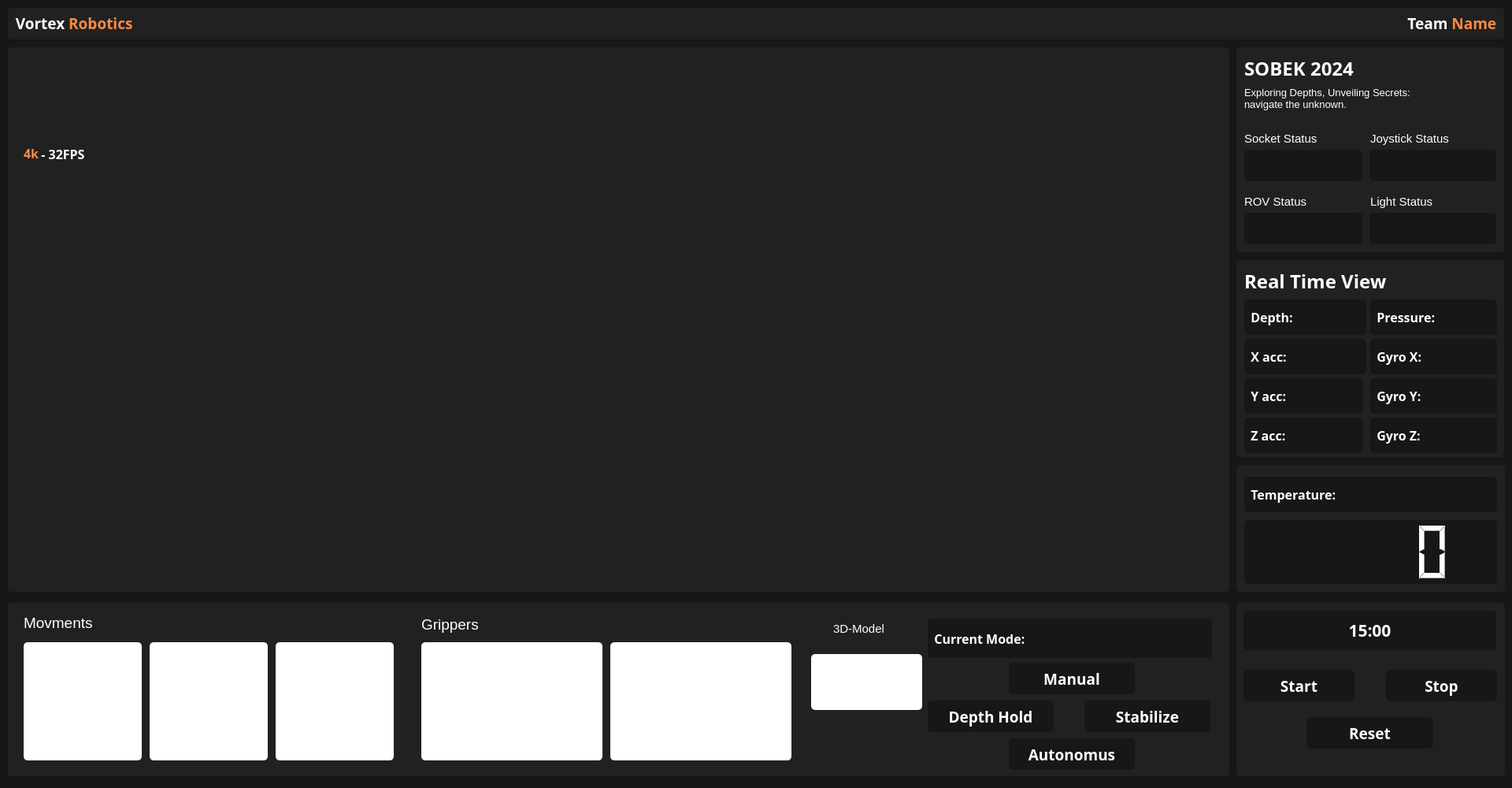
<?xml version="1.0" encoding="UTF-8"?>
<ui version="4.0">
 <class>VortexGUI</class>
 <widget class="QMainWindow" name="VortexGUI">
  <property name="geometry">
   <rect>
    <x>0</x>
    <y>0</y>
    <width>1920</width>
    <height>1000</height>
   </rect>
  </property>
  <property name="sizePolicy">
   <sizepolicy hsizetype="Preferred" vsizetype="Preferred">
    <horstretch>0</horstretch>
    <verstretch>0</verstretch>
   </sizepolicy>
  </property>
  <property name="cursor">
   <cursorShape>ArrowCursor</cursorShape>
  </property>
  <property name="focusPolicy">
   <enum>Qt::StrongFocus</enum>
  </property>
  <property name="windowTitle">
   <string>MainWindow</string>
  </property>
  <property name="windowOpacity">
   <double>1.000000000000000</double>
  </property>
  <property name="styleSheet">
   <string notr="true">background-color: #171717;</string>
  </property>
  <widget class="QWidget" name="centralwidget">
   <property name="sizePolicy">
    <sizepolicy hsizetype="Expanding" vsizetype="Expanding">
     <horstretch>0</horstretch>
     <verstretch>0</verstretch>
    </sizepolicy>
   </property>
   <widget class="QLabel" name="time_screen">
    <property name="geometry">
     <rect>
      <x>1579</x>
      <y>775</y>
      <width>321</width>
      <height>50</height>
     </rect>
    </property>
    <property name="sizePolicy">
     <sizepolicy hsizetype="Expanding" vsizetype="Expanding">
      <horstretch>0</horstretch>
      <verstretch>0</verstretch>
     </sizepolicy>
    </property>
    <property name="font">
     <font>
      <family>Segoe UI Semibold</family>
      <pointsize>16</pointsize>
      <weight>75</weight>
      <bold>true</bold>
     </font>
    </property>
    <property name="styleSheet">
     <string notr="true">background-color: #171717;
color: white;
border-radius: 5px;</string>
    </property>
    <property name="text">
     <string>15:00</string>
    </property>
    <property name="alignment">
     <set>Qt::AlignCenter</set>
    </property>
   </widget>
   <widget class="QPushButton" name="time_start">
    <property name="geometry">
     <rect>
      <x>1579</x>
      <y>850</y>
      <width>141</width>
      <height>40</height>
     </rect>
    </property>
    <property name="sizePolicy">
     <sizepolicy hsizetype="Expanding" vsizetype="Expanding">
      <horstretch>0</horstretch>
      <verstretch>0</verstretch>
     </sizepolicy>
    </property>
    <property name="font">
     <font>
      <family>Segoe UI Semibold</family>
      <pointsize>14</pointsize>
      <weight>75</weight>
      <bold>true</bold>
     </font>
    </property>
    <property name="styleSheet">
     <string notr="true">QPushButton{
background-color: #171717;
color: white;
border-radius: 5px;
}
QPushButton:hover {
    background-color: #fd8a44; 
    border-color: #fd8a44; 
}</string>
    </property>
    <property name="text">
     <string>Start</string>
    </property>
   </widget>
   <widget class="QPushButton" name="time_stop">
    <property name="geometry">
     <rect>
      <x>1760</x>
      <y>850</y>
      <width>141</width>
      <height>40</height>
     </rect>
    </property>
    <property name="sizePolicy">
     <sizepolicy hsizetype="Expanding" vsizetype="Expanding">
      <horstretch>0</horstretch>
      <verstretch>0</verstretch>
     </sizepolicy>
    </property>
    <property name="font">
     <font>
      <family>Segoe UI Semibold</family>
      <pointsize>14</pointsize>
      <weight>75</weight>
      <bold>true</bold>
     </font>
    </property>
    <property name="styleSheet">
     <string notr="true">QPushButton{
background-color: #171717;
color: white;
border-radius: 5px;
}
QPushButton:hover {
    background-color: #fd8a44; 
    border-color: #fd8a44; 
}</string>
    </property>
    <property name="text">
     <string>Stop</string>
    </property>
   </widget>
   <widget class="QPushButton" name="time_reset">
    <property name="geometry">
     <rect>
      <x>1659</x>
      <y>910</y>
      <width>161</width>
      <height>40</height>
     </rect>
    </property>
    <property name="sizePolicy">
     <sizepolicy hsizetype="Expanding" vsizetype="Expanding">
      <horstretch>0</horstretch>
      <verstretch>0</verstretch>
     </sizepolicy>
    </property>
    <property name="font">
     <font>
      <family>Segoe UI Semibold</family>
      <pointsize>14</pointsize>
      <weight>75</weight>
      <bold>true</bold>
     </font>
    </property>
    <property name="styleSheet">
     <string notr="true">QPushButton{
background-color: #171717;
color: white;
border-radius: 5px;
}
QPushButton:hover {
    background-color: #fd8a44; 
    border-color: #fd8a44; 
}</string>
    </property>
    <property name="text">
     <string>Reset</string>
    </property>
   </widget>
   <widget class="QLabel" name="gyro_y">
    <property name="geometry">
     <rect>
      <x>1740</x>
      <y>480</y>
      <width>161</width>
      <height>45</height>
     </rect>
    </property>
    <property name="sizePolicy">
     <sizepolicy hsizetype="Expanding" vsizetype="Expanding">
      <horstretch>0</horstretch>
      <verstretch>0</verstretch>
     </sizepolicy>
    </property>
    <property name="font">
     <font>
      <family>Segoe UI Semibold</family>
      <pointsize>12</pointsize>
      <weight>75</weight>
      <bold>true</bold>
     </font>
    </property>
    <property name="styleSheet">
     <string notr="true">background-color: #171717;
color: white;
border-radius: 5px;</string>
    </property>
    <property name="frameShape">
     <enum>QFrame::NoFrame</enum>
    </property>
    <property name="lineWidth">
     <number>2</number>
    </property>
    <property name="text">
     <string>  Gyro Y:</string>
    </property>
   </widget>
   <widget class="QLabel" name="z_acc">
    <property name="geometry">
     <rect>
      <x>1580</x>
      <y>530</y>
      <width>151</width>
      <height>45</height>
     </rect>
    </property>
    <property name="sizePolicy">
     <sizepolicy hsizetype="Expanding" vsizetype="Expanding">
      <horstretch>0</horstretch>
      <verstretch>0</verstretch>
     </sizepolicy>
    </property>
    <property name="font">
     <font>
      <family>Segoe UI Semibold</family>
      <pointsize>12</pointsize>
      <weight>75</weight>
      <bold>true</bold>
     </font>
    </property>
    <property name="styleSheet">
     <string notr="true">background-color: #171717;
color: white;
border-radius: 5px;</string>
    </property>
    <property name="frameShape">
     <enum>QFrame::NoFrame</enum>
    </property>
    <property name="lineWidth">
     <number>2</number>
    </property>
    <property name="text">
     <string>  Z acc:</string>
    </property>
   </widget>
   <widget class="QLabel" name="gyro_z">
    <property name="geometry">
     <rect>
      <x>1740</x>
      <y>530</y>
      <width>161</width>
      <height>45</height>
     </rect>
    </property>
    <property name="sizePolicy">
     <sizepolicy hsizetype="Expanding" vsizetype="Expanding">
      <horstretch>0</horstretch>
      <verstretch>0</verstretch>
     </sizepolicy>
    </property>
    <property name="font">
     <font>
      <family>Segoe UI Semibold</family>
      <pointsize>12</pointsize>
      <weight>75</weight>
      <bold>true</bold>
     </font>
    </property>
    <property name="styleSheet">
     <string notr="true">background-color: #171717;
color: white;
border-radius: 5px;</string>
    </property>
    <property name="frameShape">
     <enum>QFrame::NoFrame</enum>
    </property>
    <property name="lineWidth">
     <number>2</number>
    </property>
    <property name="text">
     <string>  Gyro Z:</string>
    </property>
   </widget>
   <widget class="QLabel" name="current_mode">
    <property name="geometry">
     <rect>
      <x>1178</x>
      <y>785</y>
      <width>361</width>
      <height>50</height>
     </rect>
    </property>
    <property name="sizePolicy">
     <sizepolicy hsizetype="Expanding" vsizetype="Expanding">
      <horstretch>0</horstretch>
      <verstretch>0</verstretch>
     </sizepolicy>
    </property>
    <property name="font">
     <font>
      <family>Segoe UI Semibold</family>
      <pointsize>12</pointsize>
      <weight>75</weight>
      <bold>true</bold>
     </font>
    </property>
    <property name="styleSheet">
     <string notr="true">background-color: #171717;
color: white;
border-radius: 5px;</string>
    </property>
    <property name="text">
     <string>  Current Mode: </string>
    </property>
   </widget>
   <widget class="QLabel" name="camera">
    <property name="geometry">
     <rect>
      <x>19</x>
      <y>70</y>
      <width>1531</width>
      <height>671</height>
     </rect>
    </property>
    <property name="sizePolicy">
     <sizepolicy hsizetype="Expanding" vsizetype="Expanding">
      <horstretch>0</horstretch>
      <verstretch>0</verstretch>
     </sizepolicy>
    </property>
    <property name="font">
     <font>
      <pointsize>8</pointsize>
     </font>
    </property>
    <property name="styleSheet">
     <string notr="true">background-color: transparent;
border-radius: 5px;
</string>
    </property>
    <property name="text">
     <string/>
    </property>
    <property name="scaledContents">
     <bool>true</bool>
    </property>
    <property name="alignment">
     <set>Qt::AlignCenter</set>
    </property>
   </widget>
   <widget class="QLabel" name="title">
    <property name="geometry">
     <rect>
      <x>10</x>
      <y>10</y>
      <width>940</width>
      <height>40</height>
     </rect>
    </property>
    <property name="sizePolicy">
     <sizepolicy hsizetype="Expanding" vsizetype="Expanding">
      <horstretch>0</horstretch>
      <verstretch>0</verstretch>
     </sizepolicy>
    </property>
    <property name="font">
     <font>
      <family>Segoe UI Semibold</family>
      <pointsize>14</pointsize>
      <weight>75</weight>
      <bold>true</bold>
     </font>
    </property>
    <property name="styleSheet">
     <string notr="true">background-color: #212121;
color: white;
border-radius: 5px;
</string>
    </property>
    <property name="text">
     <string>&lt;html&gt;&lt;head/&gt;&lt;body&gt;&lt;p&gt; &amp;nbsp; Vortex  &lt;font color=&quot;#fd8a44&quot;&gt;Robotics&lt;/font&gt; &lt;/p&gt;&lt;/body&gt;&lt;/html&gt;
</string>
    </property>
    <property name="alignment">
     <set>Qt::AlignJustify|Qt::AlignVCenter</set>
    </property>
   </widget>
   <widget class="QLabel" name="label">
    <property name="geometry">
     <rect>
      <x>10</x>
      <y>765</y>
      <width>1551</width>
      <height>220</height>
     </rect>
    </property>
    <property name="sizePolicy">
     <sizepolicy hsizetype="Expanding" vsizetype="Expanding">
      <horstretch>0</horstretch>
      <verstretch>0</verstretch>
     </sizepolicy>
    </property>
    <property name="font">
     <font>
      <pointsize>20</pointsize>
     </font>
    </property>
    <property name="styleSheet">
     <string notr="true">background-color: #212121;
color: white;
border-radius: 5px;
</string>
    </property>
    <property name="text">
     <string/>
    </property>
    <property name="alignment">
     <set>Qt::AlignHCenter|Qt::AlignTop</set>
    </property>
   </widget>
   <widget class="QLabel" name="label_2">
    <property name="geometry">
     <rect>
      <x>1570</x>
      <y>765</y>
      <width>341</width>
      <height>220</height>
     </rect>
    </property>
    <property name="sizePolicy">
     <sizepolicy hsizetype="Expanding" vsizetype="Expanding">
      <horstretch>0</horstretch>
      <verstretch>0</verstretch>
     </sizepolicy>
    </property>
    <property name="styleSheet">
     <string notr="true">background-color: #212121;
color: white;
border-radius: 5px;
</string>
    </property>
    <property name="text">
     <string/>
    </property>
   </widget>
   <widget class="QLabel" name="label_3">
    <property name="geometry">
     <rect>
      <x>1570</x>
      <y>330</y>
      <width>340</width>
      <height>250</height>
     </rect>
    </property>
    <property name="sizePolicy">
     <sizepolicy hsizetype="Expanding" vsizetype="Expanding">
      <horstretch>0</horstretch>
      <verstretch>0</verstretch>
     </sizepolicy>
    </property>
    <property name="styleSheet">
     <string notr="true">background-color: #212121;
color: white;
border-radius: 5px;
</string>
    </property>
    <property name="text">
     <string/>
    </property>
   </widget>
   <widget class="QLabel" name="rov_name">
    <property name="geometry">
     <rect>
      <x>1580</x>
      <y>70</y>
      <width>171</width>
      <height>41</height>
     </rect>
    </property>
    <property name="sizePolicy">
     <sizepolicy hsizetype="Expanding" vsizetype="Expanding">
      <horstretch>0</horstretch>
      <verstretch>0</verstretch>
     </sizepolicy>
    </property>
    <property name="font">
     <font>
      <family>Segoe UI Semibold</family>
      <pointsize>18</pointsize>
      <weight>75</weight>
      <bold>true</bold>
     </font>
    </property>
    <property name="styleSheet">
     <string notr="true">background-color: transparent;
color: white;
</string>
    </property>
    <property name="text">
     <string>SOBEK 2024</string>
    </property>
    <property name="alignment">
     <set>Qt::AlignLeading|Qt::AlignLeft|Qt::AlignTop</set>
    </property>
   </widget>
   <widget class="QLabel" name="label_6">
    <property name="geometry">
     <rect>
      <x>30</x>
      <y>775</y>
      <width>111</width>
      <height>31</height>
     </rect>
    </property>
    <property name="sizePolicy">
     <sizepolicy hsizetype="Expanding" vsizetype="Expanding">
      <horstretch>0</horstretch>
      <verstretch>0</verstretch>
     </sizepolicy>
    </property>
    <property name="font">
     <font>
      <pointsize>14</pointsize>
     </font>
    </property>
    <property name="styleSheet">
     <string notr="true">background-color: transparent;
color: white;
border-radius: 5px;
</string>
    </property>
    <property name="text">
     <string>Movments</string>
    </property>
    <property name="alignment">
     <set>Qt::AlignLeading|Qt::AlignLeft|Qt::AlignVCenter</set>
    </property>
   </widget>
   <widget class="QLabel" name="up_down">
    <property name="geometry">
     <rect>
      <x>190</x>
      <y>815</y>
      <width>150</width>
      <height>150</height>
     </rect>
    </property>
    <property name="sizePolicy">
     <sizepolicy hsizetype="Expanding" vsizetype="Expanding">
      <horstretch>0</horstretch>
      <verstretch>0</verstretch>
     </sizepolicy>
    </property>
    <property name="styleSheet">
     <string notr="true">background-color:rgb(255, 255, 255);
color: white;
border-radius: 5px;
</string>
    </property>
    <property name="text">
     <string/>
    </property>
    <property name="alignment">
     <set>Qt::AlignCenter</set>
    </property>
   </widget>
   <widget class="QLabel" name="gripper">
    <property name="geometry">
     <rect>
      <x>775</x>
      <y>815</y>
      <width>230</width>
      <height>150</height>
     </rect>
    </property>
    <property name="sizePolicy">
     <sizepolicy hsizetype="Expanding" vsizetype="Expanding">
      <horstretch>0</horstretch>
      <verstretch>0</verstretch>
     </sizepolicy>
    </property>
    <property name="styleSheet">
     <string notr="true">background-color:rgb(255, 255, 255);
color: white;
border-radius: 5px;</string>
    </property>
    <property name="text">
     <string/>
    </property>
    <property name="alignment">
     <set>Qt::AlignCenter</set>
    </property>
   </widget>
   <widget class="QLabel" name="rotGripper">
    <property name="geometry">
     <rect>
      <x>535</x>
      <y>815</y>
      <width>230</width>
      <height>150</height>
     </rect>
    </property>
    <property name="sizePolicy">
     <sizepolicy hsizetype="Expanding" vsizetype="Expanding">
      <horstretch>0</horstretch>
      <verstretch>0</verstretch>
     </sizepolicy>
    </property>
    <property name="styleSheet">
     <string notr="true">background-color:rgb(255, 255, 255);
color: white;
border-radius: 5px;</string>
    </property>
    <property name="text">
     <string/>
    </property>
    <property name="alignment">
     <set>Qt::AlignCenter</set>
    </property>
   </widget>
   <widget class="QLabel" name="movment">
    <property name="geometry">
     <rect>
      <x>30</x>
      <y>815</y>
      <width>150</width>
      <height>150</height>
     </rect>
    </property>
    <property name="sizePolicy">
     <sizepolicy hsizetype="Expanding" vsizetype="Expanding">
      <horstretch>0</horstretch>
      <verstretch>0</verstretch>
     </sizepolicy>
    </property>
    <property name="styleSheet">
     <string notr="true">background-color:rgb(255, 255, 255);
color: white;
border-radius: 5px;
</string>
    </property>
    <property name="text">
     <string/>
    </property>
    <property name="alignment">
     <set>Qt::AlignCenter</set>
    </property>
   </widget>
   <widget class="QLabel" name="label_11">
    <property name="geometry">
     <rect>
      <x>535</x>
      <y>775</y>
      <width>101</width>
      <height>35</height>
     </rect>
    </property>
    <property name="sizePolicy">
     <sizepolicy hsizetype="Expanding" vsizetype="Expanding">
      <horstretch>0</horstretch>
      <verstretch>0</verstretch>
     </sizepolicy>
    </property>
    <property name="font">
     <font>
      <pointsize>14</pointsize>
     </font>
    </property>
    <property name="styleSheet">
     <string notr="true">background-color: transparent;
color: white;
border-radius: 5px;
</string>
    </property>
    <property name="text">
     <string>Grippers</string>
    </property>
    <property name="alignment">
     <set>Qt::AlignLeading|Qt::AlignLeft|Qt::AlignVCenter</set>
    </property>
   </widget>
   <widget class="QLabel" name="title_2">
    <property name="geometry">
     <rect>
      <x>920</x>
      <y>10</y>
      <width>990</width>
      <height>40</height>
     </rect>
    </property>
    <property name="sizePolicy">
     <sizepolicy hsizetype="Expanding" vsizetype="Expanding">
      <horstretch>0</horstretch>
      <verstretch>0</verstretch>
     </sizepolicy>
    </property>
    <property name="font">
     <font>
      <family>Segoe UI Semibold</family>
      <pointsize>14</pointsize>
      <weight>75</weight>
      <bold>true</bold>
     </font>
    </property>
    <property name="styleSheet">
     <string notr="true">background-color: #212121;
color: white;
border-radius: 5px;
</string>
    </property>
    <property name="text">
     <string>&lt;html&gt;&lt;head/&gt;&lt;body&gt;&lt;p align=&quot;right&quot;&gt;  Team &lt;span style=&quot; color:#fd8a44;&quot;&gt;Name&lt;/span&gt;&lt;/p&gt;&amp;nbsp;&amp;nbsp;&lt;/body&gt;&lt;/html&gt;</string>
    </property>
    <property name="alignment">
     <set>Qt::AlignJustify|Qt::AlignVCenter</set>
    </property>
   </widget>
   <widget class="QLabel" name="label_13">
    <property name="geometry">
     <rect>
      <x>10</x>
      <y>60</y>
      <width>1551</width>
      <height>691</height>
     </rect>
    </property>
    <property name="sizePolicy">
     <sizepolicy hsizetype="Expanding" vsizetype="Expanding">
      <horstretch>0</horstretch>
      <verstretch>0</verstretch>
     </sizepolicy>
    </property>
    <property name="styleSheet">
     <string notr="true">background-color: #212121;
color: white;
border-radius: 5px;

</string>
    </property>
    <property name="text">
     <string/>
    </property>
   </widget>
   <widget class="QLabel" name="turning_bg">
    <property name="geometry">
     <rect>
      <x>350</x>
      <y>815</y>
      <width>150</width>
      <height>150</height>
     </rect>
    </property>
    <property name="sizePolicy">
     <sizepolicy hsizetype="Expanding" vsizetype="Expanding">
      <horstretch>0</horstretch>
      <verstretch>0</verstretch>
     </sizepolicy>
    </property>
    <property name="styleSheet">
     <string notr="true">background-color:rgb(255, 255, 255);
color: white;
border-radius: 5px;
</string>
    </property>
    <property name="text">
     <string/>
    </property>
    <property name="alignment">
     <set>Qt::AlignCenter</set>
    </property>
   </widget>
   <widget class="QLabel" name="background_label">
    <property name="geometry">
     <rect>
      <x>0</x>
      <y>0</y>
      <width>1920</width>
      <height>991</height>
     </rect>
    </property>
    <property name="sizePolicy">
     <sizepolicy hsizetype="Expanding" vsizetype="Expanding">
      <horstretch>0</horstretch>
      <verstretch>0</verstretch>
     </sizepolicy>
    </property>
    <property name="styleSheet">
     <string notr="true">background-color: #171717;</string>
    </property>
    <property name="text">
     <string/>
    </property>
   </widget>
   <widget class="QLabel" name="temperature">
    <property name="geometry">
     <rect>
      <x>1580</x>
      <y>605</y>
      <width>321</width>
      <height>45</height>
     </rect>
    </property>
    <property name="sizePolicy">
     <sizepolicy hsizetype="Expanding" vsizetype="Expanding">
      <horstretch>0</horstretch>
      <verstretch>0</verstretch>
     </sizepolicy>
    </property>
    <property name="font">
     <font>
      <family>Segoe UI Semibold</family>
      <pointsize>12</pointsize>
      <weight>75</weight>
      <bold>true</bold>
     </font>
    </property>
    <property name="styleSheet">
     <string notr="true">background-color: #171717;
color: white;
border-radius: 5px;</string>
    </property>
    <property name="frameShape">
     <enum>QFrame::NoFrame</enum>
    </property>
    <property name="lineWidth">
     <number>2</number>
    </property>
    <property name="text">
     <string>  Temperature:</string>
    </property>
   </widget>
   <widget class="QLabel" name="gyro_x">
    <property name="geometry">
     <rect>
      <x>1740</x>
      <y>430</y>
      <width>161</width>
      <height>45</height>
     </rect>
    </property>
    <property name="sizePolicy">
     <sizepolicy hsizetype="Expanding" vsizetype="Expanding">
      <horstretch>0</horstretch>
      <verstretch>0</verstretch>
     </sizepolicy>
    </property>
    <property name="font">
     <font>
      <family>Segoe UI Semibold</family>
      <pointsize>12</pointsize>
      <weight>75</weight>
      <bold>true</bold>
     </font>
    </property>
    <property name="styleSheet">
     <string notr="true">background-color: #171717;
color: white;
border-radius: 5px;</string>
    </property>
    <property name="frameShape">
     <enum>QFrame::NoFrame</enum>
    </property>
    <property name="lineWidth">
     <number>2</number>
    </property>
    <property name="text">
     <string>  Gyro X:</string>
    </property>
   </widget>
   <widget class="QLabel" name="x_acc">
    <property name="geometry">
     <rect>
      <x>1580</x>
      <y>430</y>
      <width>155</width>
      <height>45</height>
     </rect>
    </property>
    <property name="sizePolicy">
     <sizepolicy hsizetype="Expanding" vsizetype="Expanding">
      <horstretch>0</horstretch>
      <verstretch>0</verstretch>
     </sizepolicy>
    </property>
    <property name="font">
     <font>
      <family>Segoe UI Semibold</family>
      <pointsize>12</pointsize>
      <weight>75</weight>
      <bold>true</bold>
     </font>
    </property>
    <property name="styleSheet">
     <string notr="true">background-color: #171717;
color: white;
border-radius: 5px;</string>
    </property>
    <property name="frameShape">
     <enum>QFrame::NoFrame</enum>
    </property>
    <property name="lineWidth">
     <number>2</number>
    </property>
    <property name="text">
     <string>  X acc:</string>
    </property>
   </widget>
   <widget class="QLabel" name="label_7">
    <property name="geometry">
     <rect>
      <x>1570</x>
      <y>590</y>
      <width>341</width>
      <height>161</height>
     </rect>
    </property>
    <property name="sizePolicy">
     <sizepolicy hsizetype="Expanding" vsizetype="Expanding">
      <horstretch>0</horstretch>
      <verstretch>0</verstretch>
     </sizepolicy>
    </property>
    <property name="styleSheet">
     <string notr="true">background-color: #212121;
color: white;
border-radius: 5px;
</string>
    </property>
    <property name="text">
     <string/>
    </property>
   </widget>
   <widget class="QLabel" name="y_acc">
    <property name="geometry">
     <rect>
      <x>1580</x>
      <y>480</y>
      <width>151</width>
      <height>45</height>
     </rect>
    </property>
    <property name="sizePolicy">
     <sizepolicy hsizetype="Expanding" vsizetype="Expanding">
      <horstretch>0</horstretch>
      <verstretch>0</verstretch>
     </sizepolicy>
    </property>
    <property name="font">
     <font>
      <family>Segoe UI Semibold</family>
      <pointsize>12</pointsize>
      <weight>75</weight>
      <bold>true</bold>
     </font>
    </property>
    <property name="styleSheet">
     <string notr="true">background-color: #171717;
color: white;
border-radius: 5px;</string>
    </property>
    <property name="frameShape">
     <enum>QFrame::NoFrame</enum>
    </property>
    <property name="lineWidth">
     <number>2</number>
    </property>
    <property name="text">
     <string>  Y acc:</string>
    </property>
   </widget>
   <widget class="QLCDNumber" name="temp_lcd">
    <property name="geometry">
     <rect>
      <x>1580</x>
      <y>660</y>
      <width>321</width>
      <height>81</height>
     </rect>
    </property>
    <property name="styleSheet">
     <string notr="true">background-color: #171717;
color: white;
border: none;
border-radius: 5px;</string>
    </property>
   </widget>
   <widget class="QLabel" name="label_4">
    <property name="geometry">
     <rect>
      <x>1570</x>
      <y>60</y>
      <width>340</width>
      <height>260</height>
     </rect>
    </property>
    <property name="sizePolicy">
     <sizepolicy hsizetype="Expanding" vsizetype="Expanding">
      <horstretch>0</horstretch>
      <verstretch>0</verstretch>
     </sizepolicy>
    </property>
    <property name="styleSheet">
     <string notr="true">background-color: #212121;
color: white;
border-radius: 5px;
</string>
    </property>
    <property name="text">
     <string/>
    </property>
   </widget>
   <widget class="QLabel" name="rov_status">
    <property name="geometry">
     <rect>
      <x>1580</x>
      <y>270</y>
      <width>150</width>
      <height>40</height>
     </rect>
    </property>
    <property name="font">
     <font>
      <family>Segoe UI Semibold</family>
      <pointsize>10</pointsize>
      <weight>75</weight>
      <bold>true</bold>
     </font>
    </property>
    <property name="styleSheet">
     <string notr="true">background-color: #171717;
color: white;
border-top: white 3px solid;
border-radius: 5px;</string>
    </property>
    <property name="text">
     <string/>
    </property>
   </widget>
   <widget class="QLabel" name="label_8">
    <property name="geometry">
     <rect>
      <x>1580</x>
      <y>240</y>
      <width>101</width>
      <height>31</height>
     </rect>
    </property>
    <property name="font">
     <font>
      <family>Segoe UI Historic</family>
      <pointsize>11</pointsize>
      <weight>50</weight>
      <bold>false</bold>
     </font>
    </property>
    <property name="styleSheet">
     <string notr="true">background-color: transparent;
color: white;
</string>
    </property>
    <property name="text">
     <string>ROV Status</string>
    </property>
   </widget>
   <widget class="QLabel" name="label_9">
    <property name="geometry">
     <rect>
      <x>1580</x>
      <y>110</y>
      <width>261</width>
      <height>61</height>
     </rect>
    </property>
    <property name="font">
     <font>
      <family>Segoe UI Historic</family>
      <pointsize>10</pointsize>
      <weight>50</weight>
      <bold>false</bold>
     </font>
    </property>
    <property name="styleSheet">
     <string notr="true">background-color: transparent;
color: white;
</string>
    </property>
    <property name="text">
     <string>Exploring Depths, Unveiling Secrets: navigate the unknown.</string>
    </property>
    <property name="alignment">
     <set>Qt::AlignLeading|Qt::AlignLeft|Qt::AlignTop</set>
    </property>
    <property name="wordWrap">
     <bool>true</bool>
    </property>
   </widget>
   <widget class="QLabel" name="rov_name_2">
    <property name="geometry">
     <rect>
      <x>1580</x>
      <y>340</y>
      <width>211</width>
      <height>41</height>
     </rect>
    </property>
    <property name="sizePolicy">
     <sizepolicy hsizetype="Expanding" vsizetype="Expanding">
      <horstretch>0</horstretch>
      <verstretch>0</verstretch>
     </sizepolicy>
    </property>
    <property name="font">
     <font>
      <family>Segoe UI Semibold</family>
      <pointsize>18</pointsize>
      <weight>75</weight>
      <bold>true</bold>
     </font>
    </property>
    <property name="styleSheet">
     <string notr="true">background-color: transparent;
color: white;
</string>
    </property>
    <property name="text">
     <string>Real Time View</string>
    </property>
    <property name="alignment">
     <set>Qt::AlignLeading|Qt::AlignLeft|Qt::AlignTop</set>
    </property>
   </widget>
   <widget class="QLabel" name="socket_status">
    <property name="geometry">
     <rect>
      <x>1580</x>
      <y>190</y>
      <width>150</width>
      <height>40</height>
     </rect>
    </property>
    <property name="font">
     <font>
      <family>Segoe UI</family>
      <pointsize>9</pointsize>
      <weight>75</weight>
      <bold>true</bold>
     </font>
    </property>
    <property name="styleSheet">
     <string notr="true">background-color: #171717;
color: white;
border-top: white 3px solid;
border-radius: 5px;</string>
    </property>
    <property name="text">
     <string/>
    </property>
   </widget>
   <widget class="QLabel" name="label_10">
    <property name="geometry">
     <rect>
      <x>1580</x>
      <y>160</y>
      <width>121</width>
      <height>31</height>
     </rect>
    </property>
    <property name="font">
     <font>
      <family>Segoe UI Historic</family>
      <pointsize>11</pointsize>
      <weight>50</weight>
      <bold>false</bold>
     </font>
    </property>
    <property name="styleSheet">
     <string notr="true">background-color: transparent;
color: white;
</string>
    </property>
    <property name="text">
     <string>Socket Status</string>
    </property>
   </widget>
   <widget class="QLabel" name="label_19">
    <property name="geometry">
     <rect>
      <x>30</x>
      <y>160</y>
      <width>101</width>
      <height>70</height>
     </rect>
    </property>
    <property name="font">
     <font>
      <family>Segoe UI Semibold</family>
      <pointsize>12</pointsize>
      <weight>75</weight>
      <bold>true</bold>
     </font>
    </property>
    <property name="styleSheet">
     <string notr="true">background-color: transparent;
color: white;</string>
    </property>
    <property name="text">
     <string>&lt;html&gt;&lt;head/&gt;&lt;body&gt;&lt;p&gt;&lt;span style=&quot; color:#fd8a44;&quot;&gt;4k&lt;/span&gt;&lt;/p&gt;&lt;/body&gt;&lt;/html&gt;</string>
    </property>
   </widget>
   <widget class="QLabel" name="fps">
    <property name="geometry">
     <rect>
      <x>44</x>
      <y>160</y>
      <width>81</width>
      <height>71</height>
     </rect>
    </property>
    <property name="font">
     <font>
      <family>Segoe UI Semibold</family>
      <pointsize>12</pointsize>
      <weight>75</weight>
      <bold>true</bold>
     </font>
    </property>
    <property name="styleSheet">
     <string notr="true">color: white;
background-color: transparent;</string>
    </property>
    <property name="text">
     <string>  - 32FPS</string>
    </property>
   </widget>
   <widget class="QLabel" name="label_12">
    <property name="geometry">
     <rect>
      <x>1740</x>
      <y>240</y>
      <width>141</width>
      <height>31</height>
     </rect>
    </property>
    <property name="font">
     <font>
      <family>Segoe UI Historic</family>
      <pointsize>11</pointsize>
      <weight>50</weight>
      <bold>false</bold>
     </font>
    </property>
    <property name="styleSheet">
     <string notr="true">background-color: transparent;
color: white;
</string>
    </property>
    <property name="text">
     <string>Light Status</string>
    </property>
   </widget>
   <widget class="QLabel" name="light_status">
    <property name="geometry">
     <rect>
      <x>1739</x>
      <y>270</y>
      <width>161</width>
      <height>40</height>
     </rect>
    </property>
    <property name="font">
     <font>
      <family>Segoe UI Semibold</family>
      <pointsize>10</pointsize>
      <weight>75</weight>
      <bold>true</bold>
     </font>
    </property>
    <property name="styleSheet">
     <string notr="true">background-color: #171717;
color: white;
border-top: white 3px solid;
border-radius: 5px;</string>
    </property>
    <property name="text">
     <string/>
    </property>
   </widget>
   <widget class="QLabel" name="depth">
    <property name="geometry">
     <rect>
      <x>1580</x>
      <y>380</y>
      <width>155</width>
      <height>45</height>
     </rect>
    </property>
    <property name="sizePolicy">
     <sizepolicy hsizetype="Expanding" vsizetype="Expanding">
      <horstretch>0</horstretch>
      <verstretch>0</verstretch>
     </sizepolicy>
    </property>
    <property name="font">
     <font>
      <family>Segoe UI Semibold</family>
      <pointsize>12</pointsize>
      <weight>75</weight>
      <bold>true</bold>
     </font>
    </property>
    <property name="styleSheet">
     <string notr="true">background-color: #171717;
color: white;
border-radius: 5px;</string>
    </property>
    <property name="frameShape">
     <enum>QFrame::NoFrame</enum>
    </property>
    <property name="lineWidth">
     <number>2</number>
    </property>
    <property name="text">
     <string>  Depth:</string>
    </property>
   </widget>
   <widget class="QLabel" name="pressure">
    <property name="geometry">
     <rect>
      <x>1740</x>
      <y>380</y>
      <width>161</width>
      <height>45</height>
     </rect>
    </property>
    <property name="sizePolicy">
     <sizepolicy hsizetype="Expanding" vsizetype="Expanding">
      <horstretch>0</horstretch>
      <verstretch>0</verstretch>
     </sizepolicy>
    </property>
    <property name="font">
     <font>
      <family>Segoe UI Semibold</family>
      <pointsize>12</pointsize>
      <weight>75</weight>
      <bold>true</bold>
     </font>
    </property>
    <property name="styleSheet">
     <string notr="true">background-color: #171717;
color: white;
border-radius: 5px;</string>
    </property>
    <property name="frameShape">
     <enum>QFrame::NoFrame</enum>
    </property>
    <property name="lineWidth">
     <number>2</number>
    </property>
    <property name="text">
     <string>  Pressure:</string>
    </property>
   </widget>
   <widget class="QLabel" name="label_14">
    <property name="geometry">
     <rect>
      <x>1740</x>
      <y>160</y>
      <width>121</width>
      <height>31</height>
     </rect>
    </property>
    <property name="font">
     <font>
      <family>Segoe UI Historic</family>
      <pointsize>11</pointsize>
      <weight>50</weight>
      <bold>false</bold>
     </font>
    </property>
    <property name="styleSheet">
     <string notr="true">background-color: transparent;
color: white;
</string>
    </property>
    <property name="text">
     <string>Joystick Status</string>
    </property>
   </widget>
   <widget class="QLabel" name="joystick_status">
    <property name="geometry">
     <rect>
      <x>1739</x>
      <y>190</y>
      <width>161</width>
      <height>40</height>
     </rect>
    </property>
    <property name="font">
     <font>
      <family>Segoe UI</family>
      <pointsize>9</pointsize>
      <weight>75</weight>
      <bold>true</bold>
     </font>
    </property>
    <property name="styleSheet">
     <string notr="true">background-color: #171717;
color: white;
border-top: white 3px solid;
border-radius: 5px;</string>
    </property>
    <property name="text">
     <string/>
    </property>
   </widget>
   <widget class="QLabel" name="manual_mode">
    <property name="geometry">
     <rect>
      <x>1281</x>
      <y>841</y>
      <width>160</width>
      <height>40</height>
     </rect>
    </property>
    <property name="font">
     <font>
      <family>Segoe UI Semibold</family>
      <pointsize>14</pointsize>
      <weight>75</weight>
      <bold>true</bold>
     </font>
    </property>
    <property name="styleSheet">
     <string notr="true">background-color: #171717;
color: white;
border-radius: 5px;</string>
    </property>
    <property name="text">
     <string>Manual</string>
    </property>
    <property name="alignment">
     <set>Qt::AlignCenter</set>
    </property>
   </widget>
   <widget class="QLabel" name="autonmous_mode">
    <property name="geometry">
     <rect>
      <x>1281</x>
      <y>937</y>
      <width>160</width>
      <height>40</height>
     </rect>
    </property>
    <property name="font">
     <font>
      <family>Segoe UI Semibold</family>
      <pointsize>14</pointsize>
      <weight>75</weight>
      <bold>true</bold>
     </font>
    </property>
    <property name="styleSheet">
     <string notr="true">background-color: #171717;
color: white;
border-radius: 5px;</string>
    </property>
    <property name="text">
     <string>Autonomus</string>
    </property>
    <property name="alignment">
     <set>Qt::AlignCenter</set>
    </property>
   </widget>
   <widget class="QLabel" name="stabilize_mode">
    <property name="geometry">
     <rect>
      <x>1377</x>
      <y>889</y>
      <width>160</width>
      <height>40</height>
     </rect>
    </property>
    <property name="font">
     <font>
      <family>Segoe UI Semibold</family>
      <pointsize>14</pointsize>
      <weight>75</weight>
      <bold>true</bold>
     </font>
    </property>
    <property name="styleSheet">
     <string notr="true">background-color: #171717;
color: white;
border-radius: 5px;

</string>
    </property>
    <property name="text">
     <string>Stabilize</string>
    </property>
    <property name="alignment">
     <set>Qt::AlignCenter</set>
    </property>
   </widget>
   <widget class="QLabel" name="depth_hold_mode">
    <property name="geometry">
     <rect>
      <x>1178</x>
      <y>889</y>
      <width>160</width>
      <height>40</height>
     </rect>
    </property>
    <property name="font">
     <font>
      <family>Segoe UI Semibold</family>
      <pointsize>14</pointsize>
      <weight>75</weight>
      <bold>true</bold>
     </font>
    </property>
    <property name="styleSheet">
     <string notr="true">background-color: #171717;
color: white;
border-radius: 5px;</string>
    </property>
    <property name="text">
     <string>Depth Hold</string>
    </property>
    <property name="alignment">
     <set>Qt::AlignCenter</set>
    </property>
   </widget>
   <widget class="QLabel" name="turning">
    <property name="geometry">
     <rect>
      <x>350</x>
      <y>815</y>
      <width>150</width>
      <height>150</height>
     </rect>
    </property>
    <property name="sizePolicy">
     <sizepolicy hsizetype="Expanding" vsizetype="Expanding">
      <horstretch>0</horstretch>
      <verstretch>0</verstretch>
     </sizepolicy>
    </property>
    <property name="styleSheet">
     <string notr="true">background-color:transparent;
color: white;
border-radius: 5px;
</string>
    </property>
    <property name="text">
     <string/>
    </property>
    <property name="alignment">
     <set>Qt::AlignCenter</set>
    </property>
   </widget>
   <widget class="QLabel" name="label_15">
    <property name="geometry">
     <rect>
      <x>1058</x>
      <y>782</y>
      <width>91</width>
      <height>31</height>
     </rect>
    </property>
    <property name="sizePolicy">
     <sizepolicy hsizetype="Expanding" vsizetype="Expanding">
      <horstretch>0</horstretch>
      <verstretch>0</verstretch>
     </sizepolicy>
    </property>
    <property name="font">
     <font>
      <pointsize>11</pointsize>
     </font>
    </property>
    <property name="styleSheet">
     <string notr="true">background-color: transparent;
color: white;
border-radius: 5px;
</string>
    </property>
    <property name="text">
     <string>3D-Model</string>
    </property>
    <property name="alignment">
     <set>Qt::AlignLeading|Qt::AlignLeft|Qt::AlignVCenter</set>
    </property>
   </widget>
   <widget class="QPushButton" name="takephoto">
    <property name="geometry">
     <rect>
      <x>1030</x>
      <y>830</y>
      <width>141</width>
      <height>71</height>
     </rect>
    </property>
    <property name="styleSheet">
     <string notr="true">QPushButton{
background-color:rgb(255, 255, 255);
color: white;
border-radius: 5px;
}
QPushButton:hover {
    background-color: #fd8a44; 
    border-color: #fd8a44; 
}</string>
    </property>
    <property name="text">
     <string/>
    </property>
    <property name="icon">
     <iconset>
      <normaloff>Images/3d-modeling.png</normaloff>Images/3d-modeling.png</iconset>
    </property>
    <property name="iconSize">
     <size>
      <width>50</width>
      <height>50</height>
     </size>
    </property>
   </widget>
   <zorder>background_label</zorder>
   <zorder>label_13</zorder>
   <zorder>label_2</zorder>
   <zorder>label</zorder>
   <zorder>time_start</zorder>
   <zorder>time_stop</zorder>
   <zorder>time_reset</zorder>
   <zorder>camera</zorder>
   <zorder>title</zorder>
   <zorder>label_3</zorder>
   <zorder>gyro_y</zorder>
   <zorder>z_acc</zorder>
   <zorder>gyro_z</zorder>
   <zorder>time_screen</zorder>
   <zorder>current_mode</zorder>
   <zorder>label_6</zorder>
   <zorder>up_down</zorder>
   <zorder>movment</zorder>
   <zorder>label_11</zorder>
   <zorder>rotGripper</zorder>
   <zorder>gripper</zorder>
   <zorder>title_2</zorder>
   <zorder>turning_bg</zorder>
   <zorder>gyro_x</zorder>
   <zorder>x_acc</zorder>
   <zorder>label_7</zorder>
   <zorder>temperature</zorder>
   <zorder>y_acc</zorder>
   <zorder>temp_lcd</zorder>
   <zorder>label_4</zorder>
   <zorder>rov_status</zorder>
   <zorder>label_8</zorder>
   <zorder>rov_name</zorder>
   <zorder>label_9</zorder>
   <zorder>rov_name_2</zorder>
   <zorder>socket_status</zorder>
   <zorder>label_10</zorder>
   <zorder>label_19</zorder>
   <zorder>fps</zorder>
   <zorder>label_12</zorder>
   <zorder>light_status</zorder>
   <zorder>depth</zorder>
   <zorder>pressure</zorder>
   <zorder>label_14</zorder>
   <zorder>joystick_status</zorder>
   <zorder>manual_mode</zorder>
   <zorder>autonmous_mode</zorder>
   <zorder>stabilize_mode</zorder>
   <zorder>depth_hold_mode</zorder>
   <zorder>turning</zorder>
   <zorder>label_15</zorder>
   <zorder>takephoto</zorder>
  </widget>
 </widget>
 <resources/>
 <connections/>
</ui>
